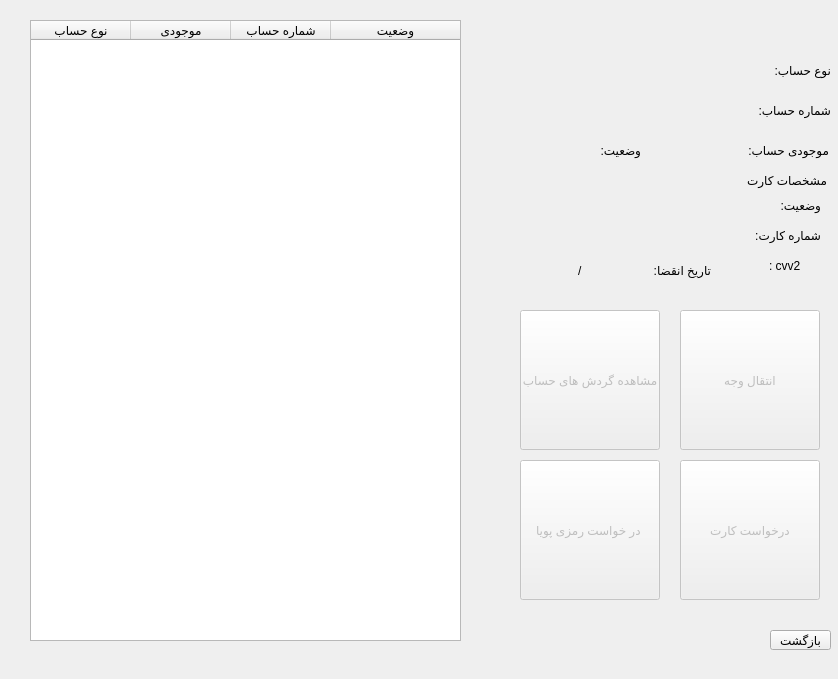
<?xml version="1.0" encoding="UTF-8"?>
<ui version="4.0">
 <class>accounts_manegment_win</class>
 <widget class="QMainWindow" name="accounts_manegment_win">
  <property name="geometry">
   <rect>
    <x>0</x>
    <y>0</y>
    <width>838</width>
    <height>679</height>
   </rect>
  </property>
  <property name="windowTitle">
   <string>MainWindow</string>
  </property>
  <widget class="QWidget" name="centralwidget">
   <widget class="QTableWidget" name="accountstable">
    <property name="geometry">
     <rect>
      <x>30</x>
      <y>20</y>
      <width>431</width>
      <height>621</height>
     </rect>
    </property>
    <property name="whatsThis">
     <string>نمایش تمامی حساب ها</string>
    </property>
    <property name="editTriggers">
     <set>QAbstractItemView::NoEditTriggers</set>
    </property>
    <property name="selectionBehavior">
     <enum>QAbstractItemView::SelectRows</enum>
    </property>
    <attribute name="horizontalHeaderShowSortIndicator" stdset="0">
     <bool>false</bool>
    </attribute>
    <attribute name="horizontalHeaderStretchLastSection">
     <bool>true</bool>
    </attribute>
    <column>
     <property name="text">
      <string>نوع حساب</string>
     </property>
    </column>
    <column>
     <property name="text">
      <string>موجودی</string>
     </property>
    </column>
    <column>
     <property name="text">
      <string>شماره حساب</string>
     </property>
    </column>
    <column>
     <property name="text">
      <string>وضعیت</string>
     </property>
    </column>
   </widget>
   <widget class="QPushButton" name="transferbtn">
    <property name="enabled">
     <bool>false</bool>
    </property>
    <property name="geometry">
     <rect>
      <x>680</x>
      <y>310</y>
      <width>140</width>
      <height>140</height>
     </rect>
    </property>
    <property name="text">
     <string>انتقال وجه</string>
    </property>
   </widget>
   <widget class="QPushButton" name="transactionbtn">
    <property name="enabled">
     <bool>false</bool>
    </property>
    <property name="geometry">
     <rect>
      <x>520</x>
      <y>310</y>
      <width>140</width>
      <height>140</height>
     </rect>
    </property>
    <property name="text">
     <string>مشاهده گردش های حساب</string>
    </property>
   </widget>
   <widget class="QPushButton" name="cardbtn">
    <property name="enabled">
     <bool>false</bool>
    </property>
    <property name="geometry">
     <rect>
      <x>680</x>
      <y>460</y>
      <width>140</width>
      <height>140</height>
     </rect>
    </property>
    <property name="text">
     <string>درخواست کارت</string>
    </property>
   </widget>
   <widget class="QPushButton" name="passgeneratorbtn">
    <property name="enabled">
     <bool>false</bool>
    </property>
    <property name="geometry">
     <rect>
      <x>520</x>
      <y>460</y>
      <width>140</width>
      <height>140</height>
     </rect>
    </property>
    <property name="text">
     <string>در خواست رمزی پویا </string>
    </property>
   </widget>
   <widget class="QPushButton" name="backbtn">
    <property name="geometry">
     <rect>
      <x>770</x>
      <y>630</y>
      <width>61</width>
      <height>20</height>
     </rect>
    </property>
    <property name="text">
     <string>بازگشت</string>
    </property>
   </widget>
   <widget class="QWidget" name="layoutWidget">
    <property name="geometry">
     <rect>
      <x>520</x>
      <y>50</y>
      <width>311</width>
      <height>41</height>
     </rect>
    </property>
    <layout class="QHBoxLayout" name="horizontalLayout">
     <item>
      <widget class="QLabel" name="accounttype">
       <property name="text">
        <string/>
       </property>
      </widget>
     </item>
     <item>
      <widget class="QLabel" name="label">
       <property name="text">
        <string>نوع حساب:</string>
       </property>
      </widget>
     </item>
    </layout>
   </widget>
   <widget class="QWidget" name="layoutWidget">
    <property name="geometry">
     <rect>
      <x>600</x>
      <y>90</y>
      <width>231</width>
      <height>41</height>
     </rect>
    </property>
    <layout class="QHBoxLayout" name="horizontalLayout_2">
     <item>
      <widget class="QLabel" name="accountnum">
       <property name="text">
        <string/>
       </property>
      </widget>
     </item>
     <item>
      <widget class="QLabel" name="label_3">
       <property name="text">
        <string>شماره حساب:</string>
       </property>
      </widget>
     </item>
    </layout>
   </widget>
   <widget class="QWidget" name="layoutWidget">
    <property name="geometry">
     <rect>
      <x>678</x>
      <y>130</y>
      <width>151</width>
      <height>41</height>
     </rect>
    </property>
    <layout class="QHBoxLayout" name="horizontalLayout_3">
     <item>
      <widget class="QLabel" name="accountbalance">
       <property name="text">
        <string/>
       </property>
      </widget>
     </item>
     <item>
      <widget class="QLabel" name="label_2">
       <property name="text">
        <string>موجودی حساب:</string>
       </property>
      </widget>
     </item>
    </layout>
   </widget>
   <widget class="QWidget" name="layoutWidget">
    <property name="geometry">
     <rect>
      <x>480</x>
      <y>130</y>
      <width>161</width>
      <height>41</height>
     </rect>
    </property>
    <layout class="QHBoxLayout" name="horizontalLayout_4">
     <item>
      <widget class="QLabel" name="statusprinter">
       <property name="text">
        <string/>
       </property>
      </widget>
     </item>
     <item>
      <widget class="QLabel" name="label_4">
       <property name="text">
        <string>وضعیت:</string>
       </property>
      </widget>
     </item>
    </layout>
   </widget>
   <widget class="QLabel" name="label_5">
    <property name="geometry">
     <rect>
      <x>746</x>
      <y>170</y>
      <width>81</width>
      <height>20</height>
     </rect>
    </property>
    <property name="text">
     <string>مشخصات کارت:</string>
    </property>
   </widget>
   <widget class="QWidget" name="layoutWidget">
    <property name="geometry">
     <rect>
      <x>600</x>
      <y>190</y>
      <width>221</width>
      <height>31</height>
     </rect>
    </property>
    <layout class="QHBoxLayout" name="horizontalLayout_5">
     <item>
      <widget class="QLabel" name="statusprinter_2">
       <property name="text">
        <string/>
       </property>
      </widget>
     </item>
     <item>
      <widget class="QLabel" name="label_6">
       <property name="text">
        <string>وضعیت:</string>
       </property>
      </widget>
     </item>
    </layout>
   </widget>
   <widget class="QWidget" name="layoutWidget">
    <property name="geometry">
     <rect>
      <x>600</x>
      <y>220</y>
      <width>221</width>
      <height>31</height>
     </rect>
    </property>
    <layout class="QHBoxLayout" name="horizontalLayout_6">
     <item>
      <widget class="QLabel" name="cardnumprinter">
       <property name="text">
        <string/>
       </property>
      </widget>
     </item>
     <item>
      <widget class="QLabel" name="label_7">
       <property name="text">
        <string>شماره کارت:</string>
       </property>
      </widget>
     </item>
    </layout>
   </widget>
   <widget class="QWidget" name="layoutWidget">
    <property name="geometry">
     <rect>
      <x>710</x>
      <y>250</y>
      <width>111</width>
      <height>31</height>
     </rect>
    </property>
    <layout class="QHBoxLayout" name="horizontalLayout_7">
     <item>
      <widget class="QLabel" name="cvv2printer">
       <property name="text">
        <string/>
       </property>
      </widget>
     </item>
     <item>
      <widget class="QLabel" name="label_8">
       <property name="text">
        <string>: cvv2</string>
       </property>
      </widget>
     </item>
    </layout>
   </widget>
   <widget class="QWidget" name="layoutWidget">
    <property name="geometry">
     <rect>
      <x>540</x>
      <y>250</y>
      <width>171</width>
      <height>41</height>
     </rect>
    </property>
    <layout class="QHBoxLayout" name="horizontalLayout_8">
     <item>
      <widget class="QLabel" name="yearprinter">
       <property name="text">
        <string/>
       </property>
      </widget>
     </item>
     <item>
      <widget class="QLabel" name="label_10">
       <property name="text">
        <string>/</string>
       </property>
      </widget>
     </item>
     <item>
      <widget class="QLabel" name="monthprinter">
       <property name="text">
        <string/>
       </property>
      </widget>
     </item>
     <item>
      <widget class="QLabel" name="label_9">
       <property name="text">
        <string>تاریخ انقضا:</string>
       </property>
      </widget>
     </item>
    </layout>
   </widget>
  </widget>
 </widget>
 <resources/>
 <connections/>
</ui>
